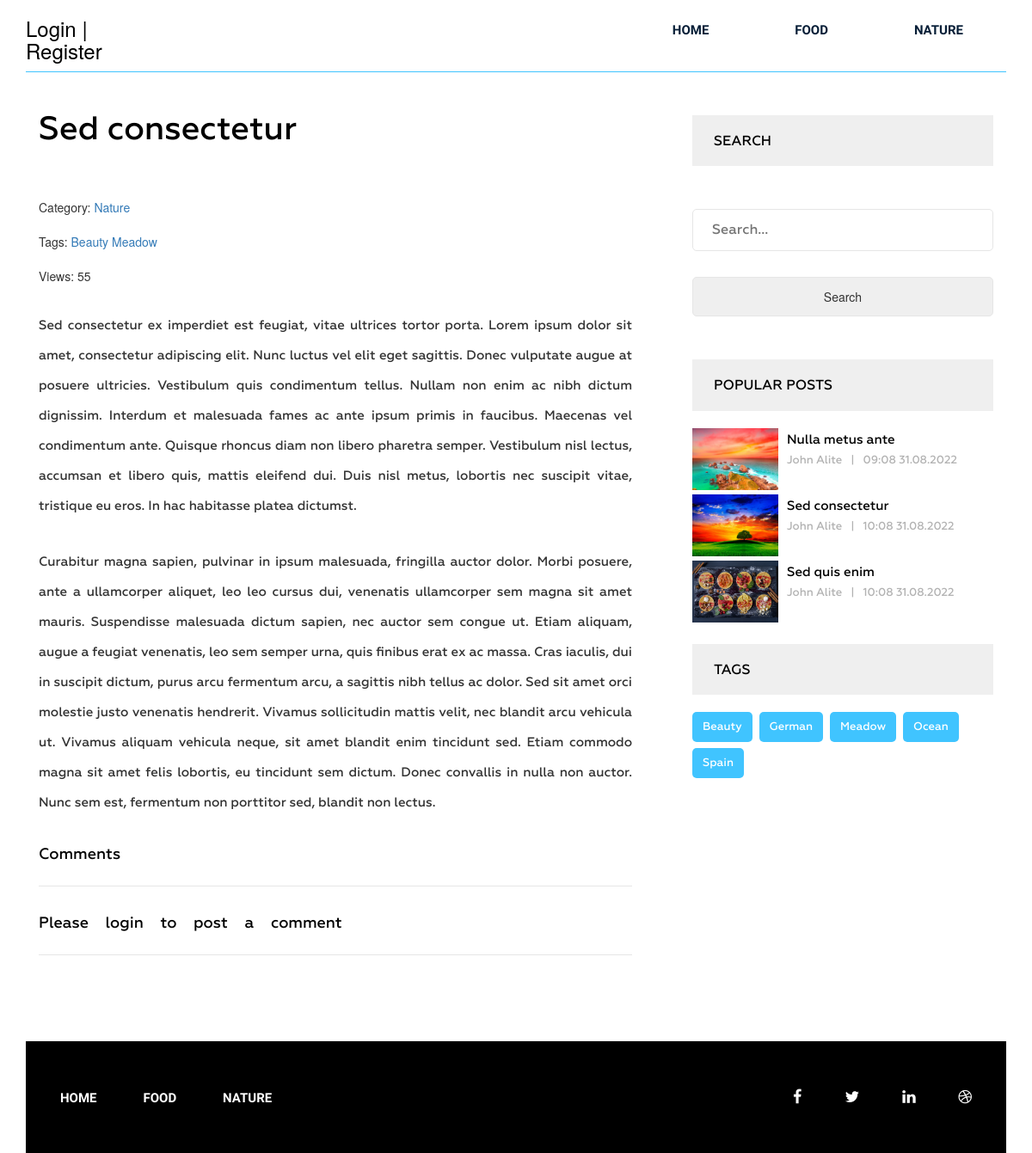
The page /post/sed-consectetur/ on the database its author committed.
### blog/models.py (models this page shows, shortened)
class Category(models.Model):
    title = models.CharField(max_length=255)
    slug = models.SlugField(max_length=255, verbose_name="Url", unique=True)
    def __str__(self):
        return self.title
    def get_absolute_url(self):
        return reverse('category', kwargs={ 'slug': self.slug })
    class Meta:
        ordering = ['title']

class Post(models.Model):
    title = models.CharField(max_length=255)
    slug = models.SlugField(max_length=255, verbose_name="Url", unique=True)
    author = models.CharField(max_length=255)
    content = models.TextField(blank=True)
    created_at = models.DateTimeField(auto_now_add=True)
    photo = models.ImageField(upload_to='photos/media/%Y/%m/%d/', blank=True)
    views = models.IntegerField(default=0)
    category = models.ForeignKey('Category', on_delete=models.PROTECT, related_name='posts')
    tags = models.ManyToManyField('Tag', blank=True, related_name='posts')
    def get_absolute_url(self):
        return reverse('post', kwargs={ 'slug': self.slug })
    class Meta:
        ordering = ['created_at']

class Tag(models.Model):
    title = models.CharField(max_length=255)
    slug = models.SlugField(max_length=255, verbose_name="Url", unique=True)
    def get_absolute_url(self):
        return reverse('tag', kwargs={ 'slug': self.slug })
    class Meta:
        ordering = ['title']

### blog/views.py (the view, shortened to what this page needs)
# urls.py: path('post/<str:slug>/', GetPost.as_view(), name='post'),
class GetPost(FormMixin, DetailView):
    model = Post
    template_name = 'blog/single.html'
    context_object_name = 'post'
    form_class = CommentForm
    def post(self, request, *args, **kwargs):
        form = self.get_form()
        if form.is_valid():
            return self.form_valid(form)
        else:
            return self.form_invalid(form)
    def get_context_data(self, *, object_list=None, **kwargs):
        context = super().get_context_data(**kwargs)
        self.object.views = F('views') + 1
        self.object.save()
        self.object.refresh_from_db()
        context['comments'] = self.get_object().comment_set.filter()
        return context

### blog/forms.py
class CommentForm(forms.ModelForm):
    def __init__(self, *args, **kwargs):
        super().__init__(*args, **kwargs)
        self.fields['parent'].widget = forms.HiddenInput()
    class Meta:
        model = Comment
        fields = ('content', 'parent')
        widgets = {
            'content': forms.Textarea(attrs={"class": "form-control", "rows": 5}),
        }

### blog/templatetags/menu.py (called while the page is built)
@register.inclusion_tag('blog/menu_tpl.html')
def show_menu(menu_class='menu'):
    categories = cache.get_or_set('cat', Category.objects.alias(cnt=Count('posts')).filter(cnt__gt=0), 30)
    return {'categories': categories, 'menu_class': menu_class}

### blog/templatetags/sidebar.py (called while the page is built)
@register.inclusion_tag('blog/popular_posts.html')
def get_popular(cnt=3):
    posts = Post.objects.order_by('-views')[:cnt]
    return {'posts': posts }

@register.inclusion_tag('blog/tags_tmp.html')
def get_tags():
    tags = Tag.objects.alias(cnt=Count('posts')).filter(cnt__gt=0)
    return {'tags': tags}

### blog/templates/blog/single.html (shortened to what this page needs)
{% extends 'base.html'%}
{% load static %}
{% load sidebar %}
{% load mptt_tags %}
{% block content %}
<section class="single-blog-area">
    <div class="container">
        <section class="row">
            <div class="col-md-12">
                <div class="border-top">
                    <div class="col-md-8">
                        <div class="blog-area">
                            <div class="blog-area-part">
                                <h2>{{post.title}}</h2>
                                <div class="single-content">
                                    <div>
                                        <span> Category: <a href="{{post.category.get_absolute_url}}">{{post.category}}</a></span>
                                    </div>
                                    <br>
                                    <div>
                                        {% if post.tags.exists %}
                                        <span>
                                        Tags:
                                        {% for tag in post.tags.all %}
                                            <a href="{{ tag.get_absolute_url }}">{{tag.title}}</a>
                                        {% endfor %}
                                    </span>
                                        {% endif %}
                                    </div>
                                    <br>
                                    <span>
                                        Views: {{ post.views }}
                                     </span>
                                    {{post.content|safe}}
                                </div>
                            </div>
                            <div class="commententries ">
                                <h3>Comments</h3>
                                {% if user.is_authenticated %}
                                <form  method="post">
                                    {% csrf_token %}
                                    <div class="comment">
                                        {{ form.as_p }}
                                    </div>
                                    <div class="post">
                                        <input type="submit" value="Post">
                                    </div>
                                </form>
                                {% else %}
                                <div>
                                    <h3>Please login to post a comment</h3>
                                </div>
                                {% endif %}
                            </div>
                        </div>
                    </div>
                    <div class="col-md-4">
                        <h2 class="sidebar-title">Search</h2>
                        <form action="{% url 'search'%}" method="get">
                            <input type="text" name="s" placeholder="Search...">
                            <input style=" margin-top: 30px;" type="submit" value="Search">
                        </form>
                        {% get_popular %}
                        {% get_tags %}
                    </div>
                </div>
            </div>
        </section>
    </div>
</section>
{% endblock %}

### blog/templates/blog/menu_tpl.html
<div class={{ menu_class }}>
    <ul>
        <li><a href="{% url 'home' %}">Home</a></li>
        {% for item in categories %}
            <li><a href="{{ item.get_absolute_url }}">{{ item.title }}</a></li>
        {% endfor %}
    </ul>
</div>

### blog/templates/blog/popular_posts.html
<h2 class="sidebar-title">Popular posts</h2>
<div class="grid">
  {% for post in posts %}
  <div class="portfolio-item popular">
      <img src="{{ post.photo.url }}" alt="{{post.title}}">
      <div class="portfolio-text">
          <h5><a href="{{post.get_absolute_url}}">{{post.title}}</a></h5>
          <p>{{post.author}}<span>|</span>{{post.created_at|date:"h:m d.m.Y "}}</p>
      </div>
  </div>
  {% endfor %}
</div>

### blog/templates/blog/tags_tmp.html
<div class="tags">
    <h2 class="sidebar-title">Tags</h2>
    {% for tag in tags%}
      <p><a href="{{tag.get_absolute_url}}">{{tag.title}}</a></p>
    {% endfor %}
</div>

### dartblog/static/style.css (style rules this page uses)
.wrapper header.header .menu { margin: 0 }
.wrapper header.header .menu ul { float: right; margin: 0; padding: 0; margin-right: 4px; }
.wrapper header.header .menu ul li { display: inline-block; list-style: outside none none; margin: 0 -4px 0 0; }
.wrapper header.header .menu ul li a { color: rgb(6, 30, 55); font-family: "Raleway", sans-serif; font-size: 15px; font-weight: 600; line-height: 70px; padding: 26px 50px; text-decoration: none; text-transform: uppercase; }
.wrapper footer.footer .footer-menu { margin: 0 }
.wrapper footer.footer .footer-menu ul { line-height: 130px; margin: 0; padding: 0; }
.wrapper footer.footer .footer-menu ul li { display: inline; list-style: outside none none; margin: 0; padding: 30px 0px; }
.wrapper footer.footer .footer-menu ul li a { color: #fff; font-family: "Raleway", sans-serif; font-size: 15px; font-weight: 600; line-height: 70px; margin-left: 40px; padding: 26px 10px 26px 0; text-decoration: none; text-transform: uppercase; }
.single-blog-area { margin-bottom: 100px; }
.single-blog-area .border-top { border-top: 1px solid #40c4ff; }
.single-blog-area h2 { color: #010101; font-family: Geometria; font-size: 38px; font-weight: 500; margin-bottom: 60px; margin-top: 45px; }
.single-blog-area p { font-family: Geometria; font-size: 15px; font-weight: 500; line-height: 35px; position: relative; text-align: justify; }
.single-blog-area .blog-area-part p { margin-top: 30px; }
.single-blog-area h3 { color: #757575; font-family: Geometria; font-size: 38px; font-style: italic; font-weight: 500; line-height: 65px; margin-bottom: 25px; word-spacing: 15px; }
.single-blog-area img { width: 100% }
.single-blog-area .blog-area { margin-right: 40px; }
.single-blog-area .commententries h3 { color: #000; font-family: Geometria; font-size: 18px; font-style: normal; font-weight: 500; margin: 0; padding-bottom: 5px; position: relative; }
.single-blog-area .commententries h3::before { background: #e6e6e6 none repeat scroll 0 0; content: ""; height: 1px; position: absolute; width: 100%; bottom: 0; }
.single-blog-area form input { border: 1px solid #e6e6e6; margin: 0; padding: 12px 22px; border-radius: 5px; width: 100% }
.single-blog-area form input[placeholder] { color: #000; font-family: Geometria; font-size: 16px; font-weight: 500; }
.single-blog-area form { margin: 50px 0 0; position: relative; }
.grid .portfolio-item { margin-bottom: 30px; }
.single-blog-area .grid .portfolio-item .portfolio-text { margin-left: 110px; }
.single-blog-area .grid .portfolio-item .portfolio-text h5 { margin: 0 }
.single-blog-area .grid .portfolio-item .portfolio-text h5 a { color: #000; font-family: Geometria; font-size: 15px; font-weight: 500; line-height: 27px; text-decoration: none; }
.single-blog-area .grid .portfolio-item .portfolio-text p { font-family: Geometria; font-size: 13px; font-weight: 500; line-height: 20px; color: #b2b2b2; }
.single-blog-area .grid .portfolio-item .portfolio-text p span { margin: 0 10px; }
.single-blog-area h2.sidebar-title { background: #efefef none repeat scroll 0 0; color: #000; font-family: Geometria; font-size: 16px; font-weight: 500; margin-bottom: 20px; margin-top: 50px; padding: 21px 25px; text-transform: uppercase; }
.single-blog-area .tags p { background: #40c4ff none repeat scroll 0 0; border-radius: 5px; display: inline-block; font-family: Geometria; font-size: 13px; font-weight: 500; margin-right: 4px; padding: 0 12px; margin-bottom: 7px; }
.single-blog-area .tags p a { color: #fff; display: inline-block; text-decoration: none; }
.grid .portfolio-item img { float: left; width: 100px; height: 72px; }

### rows shown on the page
Category: title "FOOD"
Category: title "NATURE"
Post: title "Sed consectetur", category "Nature", views "55", content "Sed consectetur ex imperdiet est feugiat, vitae ultrices tortor porta. Lorem ipsum dolor sit amet, consectetur adipiscing elit. Nunc luctus vel elit eget sagittis. Donec vulputate augue at posuere ultricies. Vestibulum quis condimentum tellus. Nullam non enim ac nibh dictum dignissim. Interdum et malesuada fames ac ante ipsum primis in faucibus. Maecenas vel condimentum ante. Quisque rhoncus diam non libero pharetra semper. Vestibulum nisl lectus, accumsan et libero quis, mattis eleifend dui. Duis nisl metus, lobortis nec suscipit vitae, tristique eu eros. In hac habitasse platea dictumst. Curabitur magna sapien, pulvinar in ipsum malesuada, fringilla auctor dolor. Morbi posuere, ante a…", photo (picture), author "John Alite", created_at "10:08 31.08.2022"
Tag: title "Beauty"
Tag: title "Meadow"
Post: photo (picture), title "Nulla metus ante", author "John Alite", created_at "09:08 31.08.2022"
Post: photo (picture), title "Sed quis enim", author "John Alite", created_at "10:08 31.08.2022"
Tag: title "German"
Tag: title "Ocean"
Tag: title "Spain"
